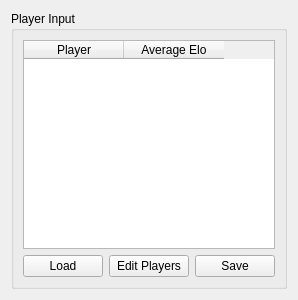
<?xml version="1.0" encoding="UTF-8"?>
<ui version="4.0">
 <class>Form</class>
 <widget class="QWidget" name="Form">
  <property name="geometry">
   <rect>
    <x>0</x>
    <y>0</y>
    <width>279</width>
    <height>300</height>
   </rect>
  </property>
  <property name="windowTitle">
   <string>Form</string>
  </property>
  <property name="autoFillBackground">
   <bool>false</bool>
  </property>
  <layout class="QGridLayout" name="gridLayout">
   <item row="1" column="0">
    <widget class="QGroupBox" name="playerDisplay_groupBox">
     <property name="autoFillBackground">
      <bool>false</bool>
     </property>
     <property name="title">
      <string>Player Input</string>
     </property>
     <layout class="QHBoxLayout" name="horizontalLayout_2">
      <item>
       <layout class="QVBoxLayout" name="verticalLayout">
        <item>
         <widget class="QTableWidget" name="playerDisplay_tableWidget">
          <property name="editTriggers">
           <set>QAbstractItemView::NoEditTriggers</set>
          </property>
          <property name="alternatingRowColors">
           <bool>false</bool>
          </property>
          <property name="rowCount">
           <number>0</number>
          </property>
          <property name="columnCount">
           <number>2</number>
          </property>
          <attribute name="horizontalHeaderCascadingSectionResizes">
           <bool>false</bool>
          </attribute>
          <column>
           <property name="text">
            <string>Player</string>
           </property>
          </column>
          <column>
           <property name="text">
            <string>Average Elo</string>
           </property>
          </column>
         </widget>
        </item>
        <item>
         <layout class="QHBoxLayout" name="horizontalLayout">
          <item>
           <widget class="QPushButton" name="load_pushButton">
            <property name="text">
             <string>Load</string>
            </property>
           </widget>
          </item>
          <item>
           <widget class="QPushButton" name="editPlayers_pushButton">
            <property name="text">
             <string>Edit Players</string>
            </property>
           </widget>
          </item>
          <item>
           <widget class="QPushButton" name="save_pushButton">
            <property name="text">
             <string>Save</string>
            </property>
           </widget>
          </item>
         </layout>
        </item>
       </layout>
      </item>
     </layout>
    </widget>
   </item>
  </layout>
 </widget>
 <resources/>
 <connections/>
</ui>
